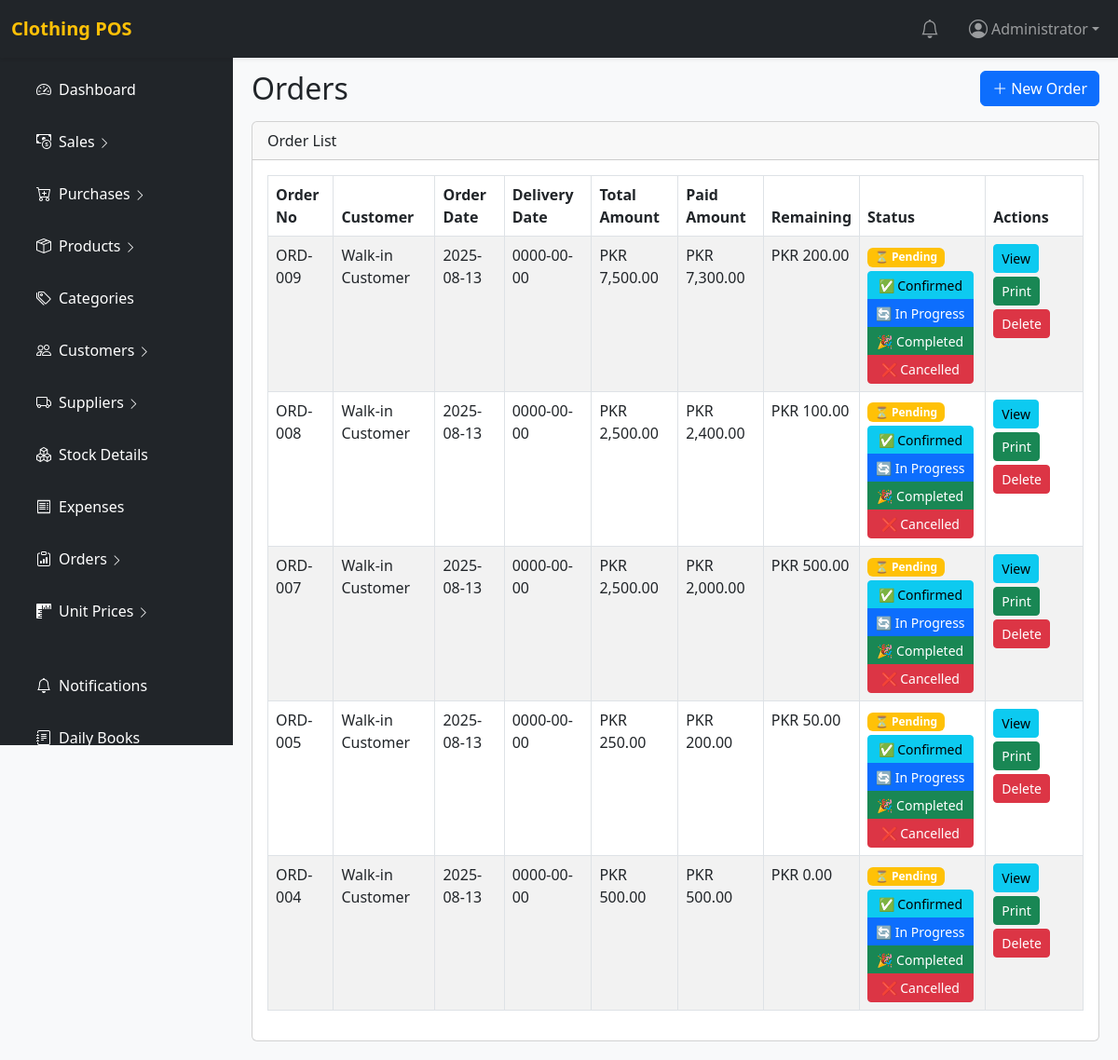
/order.php (signed in), run on the app's committed database.
### tables this page shows
CREATE TABLE `cloths_orders` (
  `id` int(11) NOT NULL,
  `order_no` varchar(50) DEFAULT NULL,
  `customer_id` int(11) DEFAULT NULL,
  `order_date` date DEFAULT NULL,
  `delivery_date` date DEFAULT NULL,
  `sub_total` decimal(10,2) DEFAULT 0.00,
  `discount` decimal(10,2) DEFAULT 0.00,
  `total_amount` decimal(10,2) DEFAULT 0.00,
  `paid_amount` decimal(10,2) DEFAULT 0.00,
  `remaining_amount` decimal(10,2) DEFAULT 0.00,
  `details` text DEFAULT NULL,
  `status` varchar(20) DEFAULT 'Pending',
  `created_by` int(11) DEFAULT NULL,
  `created_at` timestamp NOT NULL DEFAULT current_timestamp()
);

### order.php (the view, shortened to what this page needs)
<?php
require_once 'includes/config.php';
$orders = $pdo->query("SELECT o.*, c.name AS customer_name FROM cloths_orders o LEFT JOIN customer c ON o.customer_id = c.id ORDER BY o.id DESC")->fetchAll(PDO::FETCH_ASSOC);
include 'includes/header.php';
?>
<?php include 'includes/sidebar.php'; ?>
<div class="main-content">
  <div class="d-flex justify-content-between align-items-center mb-3">
    <h2 class="mb-0">Orders</h2>
    <a href="add_order.php" class="btn btn-primary"><i class="bi bi-plus-lg me-1"></i>New Order</a>
  </div>
  <div class="card">
    <div class="card-header">Order List</div>
    <div class="card-body table-responsive">
      <table class="table table-bordered table-striped">
        <thead>
          <tr>
            <th>Order No</th>
            <th>Customer</th>
            <th>Order Date</th>
            <th>Delivery Date</th>
            <th>Total Amount</th>
            <th>Paid Amount</th>
            <th>Remaining</th>
            <th>Status</th>
            <th>Actions</th>
          </tr>
        </thead>
        <tbody>
          <?php foreach ($orders as $order): ?>
            <tr>
              <td data-label="Order No"><?= htmlspecialchars($order['order_no'] ?? 'ORD-' . str_pad($order['id'], 3, '0', STR_PAD_LEFT)) ?></td>
              <td data-label="Customer"><?= htmlspecialchars($order['customer_name'] ?? 'Walk-in Customer') ?></td>
              <td data-label="Order Date"><?= htmlspecialchars($order['order_date']) ?></td>
              <td data-label="Delivery Date"><?= htmlspecialchars($order['delivery_date'] ?? 'Not set') ?></td>
              <td data-label="Total Amount">PKR <?= number_format($order['total_amount'], 2) ?></td>
              <td data-label="Paid Amount">PKR <?= number_format($order['paid_amount'], 2) ?></td>
              <td data-label="Remaining">PKR <?= number_format($order['remaining_amount'], 2) ?></td>
              <td data-label="Status">
                <?php
                $status_colors = [
                  'Pending' => 'bg-warning',
                  'Confirmed' => 'bg-info',
                  'In Progress' => 'bg-primary',
                  'Completed' => 'bg-success',
                  'Cancelled' => 'bg-danger'
                ];
                $status_icons = [
                  'Pending' => '⏳',
                  'Confirmed' => '✅',
                  'In Progress' => '🔄',
                  'Completed' => '🎉',
                  'Cancelled' => '❌'
                ];
                $color = $status_colors[$order['status']] ?? 'bg-secondary';
                $icon = $status_icons[$order['status']] ?? '❓';
                ?>
                <span class="badge <?= $color ?>">
                  <?= $icon ?> <?= htmlspecialchars($order['status'] ?? 'Pending') ?>
                </span>
                <div class="btn-group-vertical btn-group-sm mt-1">
                  <?php if (($order['status'] ?? 'Pending') !== 'Confirmed'): ?>
                    <a href="?update_status=<?= $order['id'] ?>&status=Confirmed" class="btn btn-sm btn-info btn-sm">✅ Confirmed</a>
                  <?php endif; ?>
                  <?php if (($order['status'] ?? 'Pending') !== 'In Progress'): ?>
                    <a href="?update_status=<?= $order['id'] ?>&status=In Progress" class="btn btn-sm btn-primary btn-sm">🔄 In Progress</a>
                  <?php endif; ?>
                  <?php if (($order['status'] ?? 'Pending') !== 'Completed'): ?>
                    <a href="?update_status=<?= $order['id'] ?>&status=Completed" class="btn btn-sm btn-success btn-sm">🎉 Completed</a>
                  <?php endif; ?>
                  <?php if (($order['status'] ?? 'Pending') !== 'Cancelled'): ?>
                    <a href="?update_status=<?= $order['id'] ?>&status=Cancelled" class="btn btn-sm btn-danger btn-sm">❌ Cancelled</a>
                  <?php endif; ?>
                </div>
              </td>
              <td data-label="Actions">
                <div class="d-flex flex-wrap gap-1">
                  <a href="order_details.php?id=<?= $order['id'] ?>" class="btn btn-sm btn-info">View</a>
                  <a href="print_order.php?id=<?= $order['id'] ?>" target="_blank" class="btn btn-sm btn-success">Print</a>
                  <a href="?delete=<?= $order['id'] ?>" class="btn btn-sm btn-danger" onclick="return confirm('Are you sure you want to delete this order?')">Delete</a>
                </div>
              </td>
            </tr>
          <?php endforeach; ?>
        </tbody>
      </table>
    </div>
  </div>
</div>
<?php include 'includes/footer.php'; ?>

### includes/header.php (style rules this page uses)
body { background: #f8f9fa; margin: 0; padding: 0; }
.main-content { margin-left: 250px; margin-top: 56px; min-height: calc(100vh - 56px); padding: 20px; transition: all 0.3s ease; }

### data on the page
cloths_orders: order_no+id "ORD-009", customer_name "Walk-in Customer", order_date "2025-08-13", delivery_date "0000-00-00", total_amount "7,500.00", paid_amount "7,300.00", remaining_amount "200.00", status "⏳", status "Pending"
cloths_orders: order_no+id "ORD-008", customer_name "Walk-in Customer", order_date "2025-08-13", delivery_date "0000-00-00", total_amount "2,500.00", paid_amount "2,400.00", remaining_amount "100.00", status "⏳", status "Pending"
cloths_orders: order_no+id "ORD-007", customer_name "Walk-in Customer", order_date "2025-08-13", delivery_date "0000-00-00", total_amount "2,500.00", paid_amount "2,000.00", remaining_amount "500.00", status "⏳", status "Pending"
cloths_orders: order_no+id "ORD-005", customer_name "Walk-in Customer", order_date "2025-08-13", delivery_date "0000-00-00", total_amount "250.00", paid_amount "200.00", remaining_amount "50.00", status "⏳", status "Pending"
cloths_orders: order_no+id "ORD-004", customer_name "Walk-in Customer", order_date "2025-08-13", delivery_date "0000-00-00", total_amount "500.00", paid_amount "500.00", remaining_amount "0.00", status "⏳", status "Pending"

### other printed values
current_user() "Administrator"
